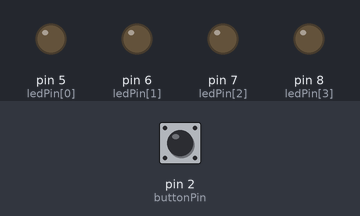
Recording of a sketch running on a simulated Arduino Uno, built with avr-gcc and run on an emulated ATmega328P. Parts: output pins drawn as LEDs (lit = HIGH). The inputs (shaded band) are chosen by the test bench; at power-on: pin 2 (buttonPin) LOW.

Above: at 1.2 s.
1.3 s: pin 2 (buttonPin) pulled HIGH for 3.2 s
At 5.6 s:
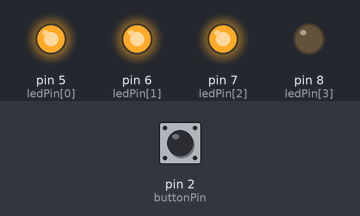
6.0 s: pin 2 (buttonPin) pulled HIGH for 0.15 s
At 7.0 s:
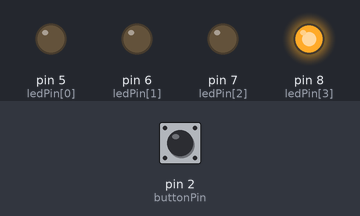
7.6 s: pin 2 (buttonPin) pulled HIGH for 1 s
At 8.6 s:
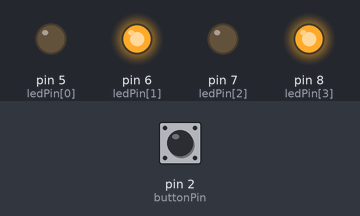
10.1 s: pin 2 (buttonPin) pulled HIGH for 0.15 s
At 11.3 s:
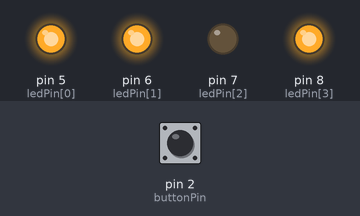
11.7 s: pin 2 (buttonPin) pulled HIGH for 0.15 s
At 12.5 s:
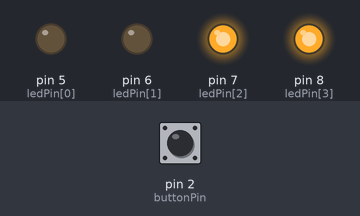
13.3 s: pin 2 (buttonPin) pulled HIGH for 1 s
At 14.1 s:
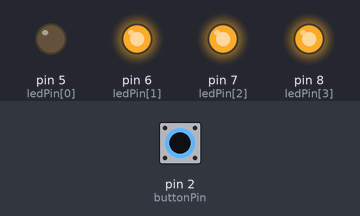
Timing chart, 0 to 16.3 s (numbered marks = the images above; inputs shaded):
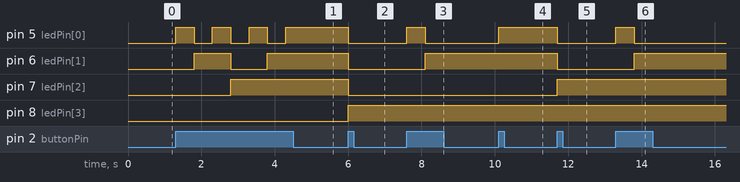

The sketch:

LED5.ino
```cpp
const int ledPin[] = {5, 6, 7, 8};
const int buttonPin = 2;
boolean buttonEstat = LOW;
int ledNum = 4;
int num = 0;


void setup()
{
  for(int i = 0; i < ledNum; i++)
  {
    pinMode(ledPin[i], OUTPUT);
  }
  pinMode(buttonPin, INPUT);
  for(int j = 0; j < ledNum ; j++)
    {
      digitalWrite(ledPin[j], 0);
    }
}


void loop()
{
  buttonEstat = digitalRead(buttonPin);
  if (buttonEstat == HIGH)
  {
    num = num + 1;
    if (num == 16) num = 0;
    for(int j = 0; j < ledNum ; j++)
    {
      digitalWrite(ledPin[j], bitRead(num, j));
    }
    delay(500);
  }
}
```

Measured:
- after the input at 1.3 s, pin 5 (ledPin[0]): alternates HIGH for 0.50 s and LOW for 0.50 s, 7 changes in all, then stays HIGH, starting at once; pin 6 (ledPin[1]): LOW → HIGH after 0.50 s, → LOW 1.0 s later, → HIGH 1.0 s later; pin 7 (ledPin[2]): LOW → HIGH after 1.5 s
- after the input at 6.0 s, pin 5 (ledPin[0]), pin 6 (ledPin[1]), pin 7 (ledPin[2]): HIGH → LOW at once; pin 8 (ledPin[3]): LOW → HIGH at once
- after the input at 7.6 s, pin 5 (ledPin[0]): LOW → HIGH at once, → LOW 0.50 s later; pin 6 (ledPin[1]): LOW → HIGH after 0.50 s
- after the input at 10.1 s, pin 5 (ledPin[0]): LOW → HIGH at once
- after the input at 11.7 s, pin 5 (ledPin[0]), pin 6 (ledPin[1]): HIGH → LOW at once; pin 7 (ledPin[2]): LOW → HIGH at once
- after the input at 13.3 s, pin 5 (ledPin[0]): LOW → HIGH at once, → LOW 0.50 s later; pin 6 (ledPin[1]): LOW → HIGH after 0.50 s
